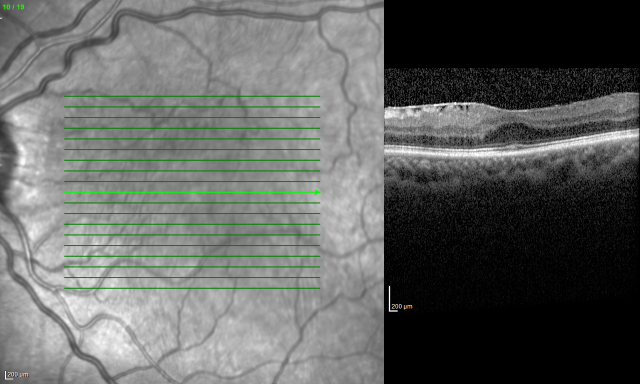
#> input picture OCT/02_0.tif, 1280 x 768 px (shown at 1/2 size); its folder holds 5 pictures in this run
$ python get_oct.py
#> lines starting #> are read from the running program, lines starting #| are printed output that depends on the picture
from PIL import Image
import matplotlib.pyplot as plt
import os

octdir = 'OCT'
cropdir = 'OCT_crops'

for filename in os.listdir(octdir):
    im = Image.open(os.path.join(octdir, filename))
#> im is the input picture: PIL image 1280x768 RGB; mean R, G, B 97.7, 100.4, 97.7

    width, height = im.size
#> width = 1280; height = 768
    left = height
#> left = 768
    top = height / 6
#> top = 128
    right = width
#> right = 1280
    bottom = height * (5/6)
#> bottom = 640

    im1 = im.crop((left, top, right, bottom))
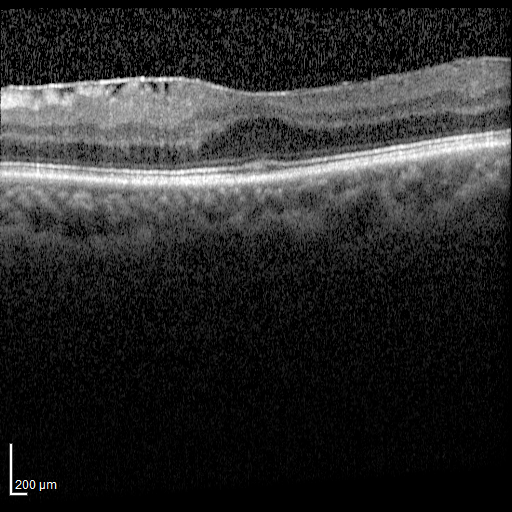
#> im1: PIL image 512x512 RGB; mean R, G, B 42.4, 42.4, 42.4

    im1.save(os.path.join(cropdir, filename))
#> pass 2 of the loop `for filename in os.listdir(octdir):`:
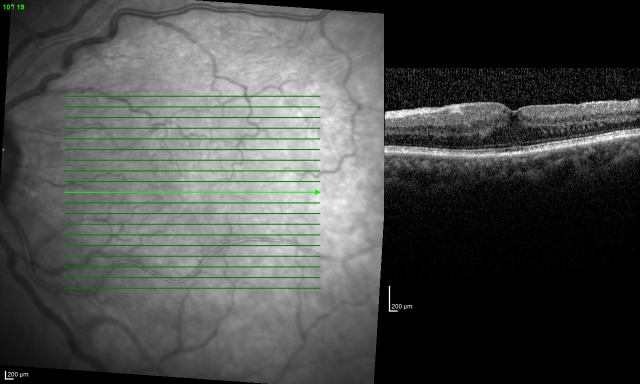
#> input picture OCT/02_1.tif, 1280 x 768 px (shown at 1/2 size)
#> im is the input picture: PIL image 1280x768 RGB; mean R, G, B 75.1, 77.9, 75.1
#> `im1 = im.crop((left, top, right, bottom))`:
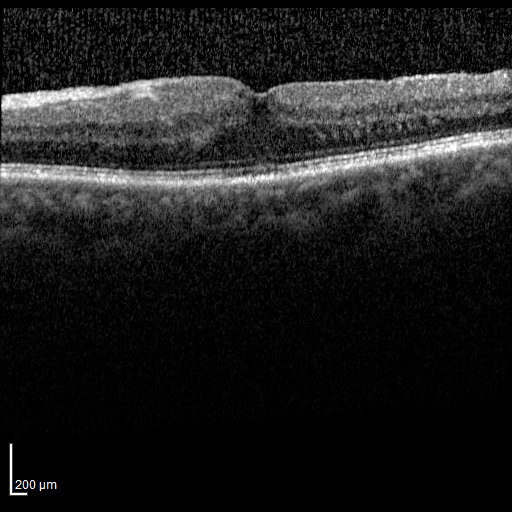
#> im1: PIL image 512x512 RGB; mean R, G, B 29.9, 29.9, 29.9
#> pass 3 of the loop `for filename in os.listdir(octdir):`:
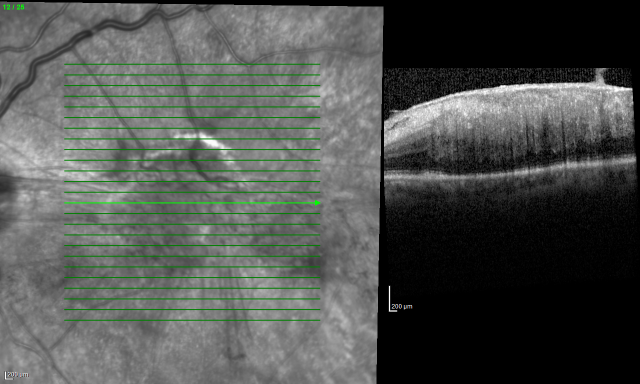
#> input picture OCT/03_0.tif, 1280 x 768 px (shown at 1/2 size)
#> im is the input picture: PIL image 1280x768 RGB; mean R, G, B 79.8, 83.3, 79.8
#> `im1 = im.crop((left, top, right, bottom))`:
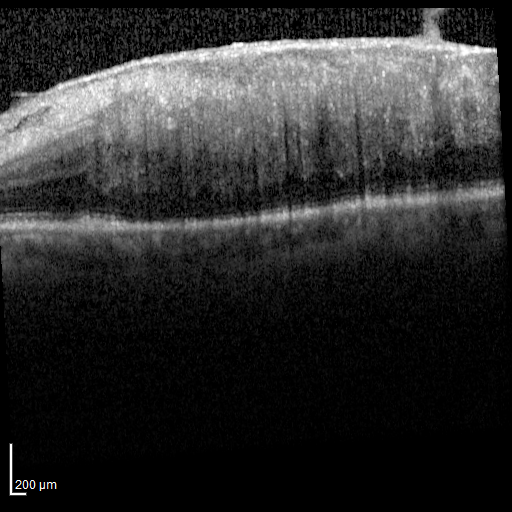
#> im1: PIL image 512x512 RGB; mean R, G, B 44.5, 44.5, 44.5
#> the loop made 5 passes; the first 3 are shown


# Opens a image in RGB mode
im = Image.open('02_0.tif')

# Size of the image in pixels (size of original image)
# (This is not mandatory)
width, height = im.size

# Setting the points for cropped image
left = height
top = height / 6
right = width

bottom = height * (5/6)

# Cropped image of above dimension
# (It will not change original image)
im1 = im.crop((left, top, right, bottom))

print(im1.size)
#| (512, 512)
# Shows the image in image viewer
im1.save('02_0_cropped.tif')
